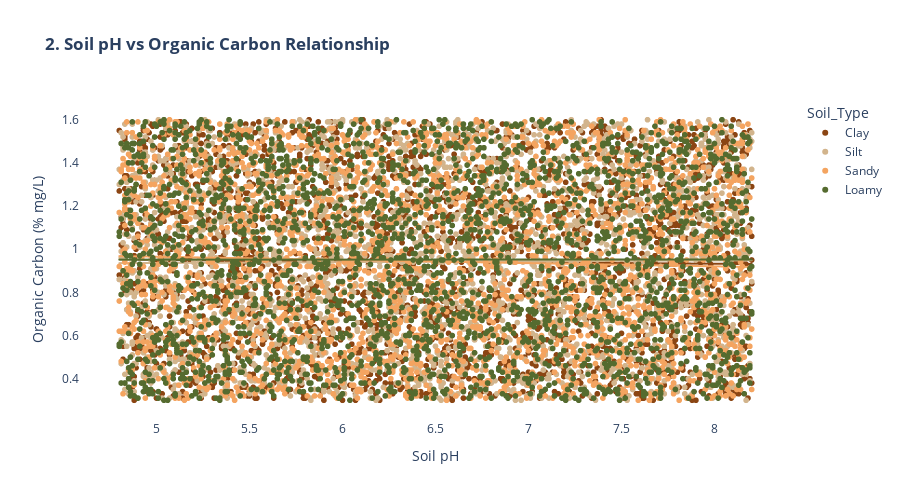

The notebook cell saved with this chart:
### Markdown cell above
### *2. Soil pH vs Organic Carbon*

### Code cell
fig2 = px.scatter(df, x='Soil_pH', y='Organic_Carbon', color='Soil_Type',
                  color_discrete_map=soil_color_map, trendline='ols',
                  title='<b>2. Soil pH vs Organic Carbon Relationship</b>',
                  labels={'Soil_pH': 'Soil pH', 'Organic_Carbon': 'Organic Carbon (% mg/L)'})

fig2.update_layout(height=500, plot_bgcolor='white')
fig2.show()

### Figure 1 — Plotly figure (JSON) as saved in the notebook; plotly's stock layout.template omitted (floating-point values rounded to 4 significant figures; data arrays with more than 128 entries replaced by an {"elided": "..."} marker saying what was removed)
{"data": [{"hovertemplate": "Soil_Type=Clay<br>Soil pH=%{x}<br>Organic Carbon (% mg/L)=%{y}<extra></extra>", "legendgroup": "Clay", "marker": {"color": "#8B4513", "symbol": "circle"}, "mode": "markers", "name": "Clay", "showlegend": true, "type": "scattergl", "x": {"elided": "2477 float values"}, "xaxis": "x", "y": {"elided": "2477 float values"}, "yaxis": "y"}, {"hovertemplate": "<b>OLS trendline</b><br>Organic_Carbon = -0.00584961 * Soil_pH + 0.979544<br>R<sup>2</sup>=0.000235<br><br>Soil_Type=Clay<br>Soil pH=%{x}<br>Organic Carbon (% mg/L)=%{y} <b>(trend)</b><extra></extra>", "legendgroup": "Clay", "marker": {"color": "#8B4513", "symbol": "circle"}, "mode": "lines", "name": "Clay", "showlegend": false, "type": "scattergl", "x": {"elided": "2477 float values"}, "xaxis": "x", "y": {"elided": "2477 float values"}, "yaxis": "y"}, {"hovertemplate": "Soil_Type=Silt<br>Soil pH=%{x}<br>Organic Carbon (% mg/L)=%{y}<extra></extra>", "legendgroup": "Silt", "marker": {"color": "#D2B48C", "symbol": "circle"}, "mode": "markers", "name": "Silt", "showlegend": true, "type": "scattergl", "x": {"elided": "2501 float values"}, "xaxis": "x", "y": {"elided": "2501 float values"}, "yaxis": "y"}, {"hovertemplate": "<b>OLS trendline</b><br>Organic_Carbon = 0.00397607 * Soil_pH + 0.91623<br>R<sup>2</sup>=0.000110<br><br>Soil_Type=Silt<br>Soil pH=%{x}<br>Organic Carbon (% mg/L)=%{y} <b>(trend)</b><extra></extra>", "legendgroup": "Silt", "marker": {"color": "#D2B48C", "symbol": "circle"}, "mode": "lines", "name": "Silt", "showlegend": false, "type": "scattergl", "x": {"elided": "2501 float values"}, "xaxis": "x", "y": {"elided": "2501 float values"}, "yaxis": "y"}, {"hovertemplate": "Soil_Type=Sandy<br>Soil pH=%{x}<br>Organic Carbon (% mg/L)=%{y}<extra></extra>", "legendgroup": "Sandy", "marker": {"color": "#F4A460", "symbol": "circle"}, "mode": "markers", "name": "Sandy", "showlegend": true, "type": "scattergl", "x": {"elided": "2536 float values"}, "xaxis": "x", "y": {"elided": "2536 float values"}, "yaxis": "y"}, {"hovertemplate": "<b>OLS trendline</b><br>Organic_Carbon = -0.0148722 * Soil_pH + 1.0396<br>R<sup>2</sup>=0.001550<br><br>Soil_Type=Sandy<br>Soil pH=%{x}<br>Organic Carbon (% mg/L)=%{y} <b>(trend)</b><extra></extra>", "legendgroup": "Sandy", "marker": {"color": "#F4A460", "symbol": "circle"}, "mode": "lines", "name": "Sandy", "showlegend": false, "type": "scattergl", "x": {"elided": "2536 float values"}, "xaxis": "x", "y": {"elided": "2536 float values"}, "yaxis": "y"}, {"hovertemplate": "Soil_Type=Loamy<br>Soil pH=%{x}<br>Organic Carbon (% mg/L)=%{y}<extra></extra>", "legendgroup": "Loamy", "marker": {"color": "#556B2F", "symbol": "circle"}, "mode": "markers", "name": "Loamy", "showlegend": true, "type": "scattergl", "x": {"elided": "2486 float values"}, "xaxis": "x", "y": {"elided": "2486 float values"}, "yaxis": "y"}, {"hovertemplate": "<b>OLS trendline</b><br>Organic_Carbon = 0.000255953 * Soil_pH + 0.950439<br>R<sup>2</sup>=0.000000<br><br>Soil_Type=Loamy<br>Soil pH=%{x}<br>Organic Carbon (% mg/L)=%{y} <b>(trend)</b><extra></extra>", "legendgroup": "Loamy", "marker": {"color": "#556B2F", "symbol": "circle"}, "mode": "lines", "name": "Loamy", "showlegend": false, "type": "scattergl", "x": {"elided": "2486 float values"}, "xaxis": "x", "y": {"elided": "2486 float values"}, "yaxis": "y"}], "layout": {"height": 500, "legend": {"title": {"text": "Soil_Type"}, "tracegroupgap": 0}, "plot_bgcolor": "white", "title": {"text": "<b>2. Soil pH vs Organic Carbon Relationship</b>"}, "xaxis": {"anchor": "y", "domain": [0, 1], "title": {"text": "Soil pH"}}, "yaxis": {"anchor": "x", "domain": [0, 1], "title": {"text": "Organic Carbon (% mg/L)"}}}}
